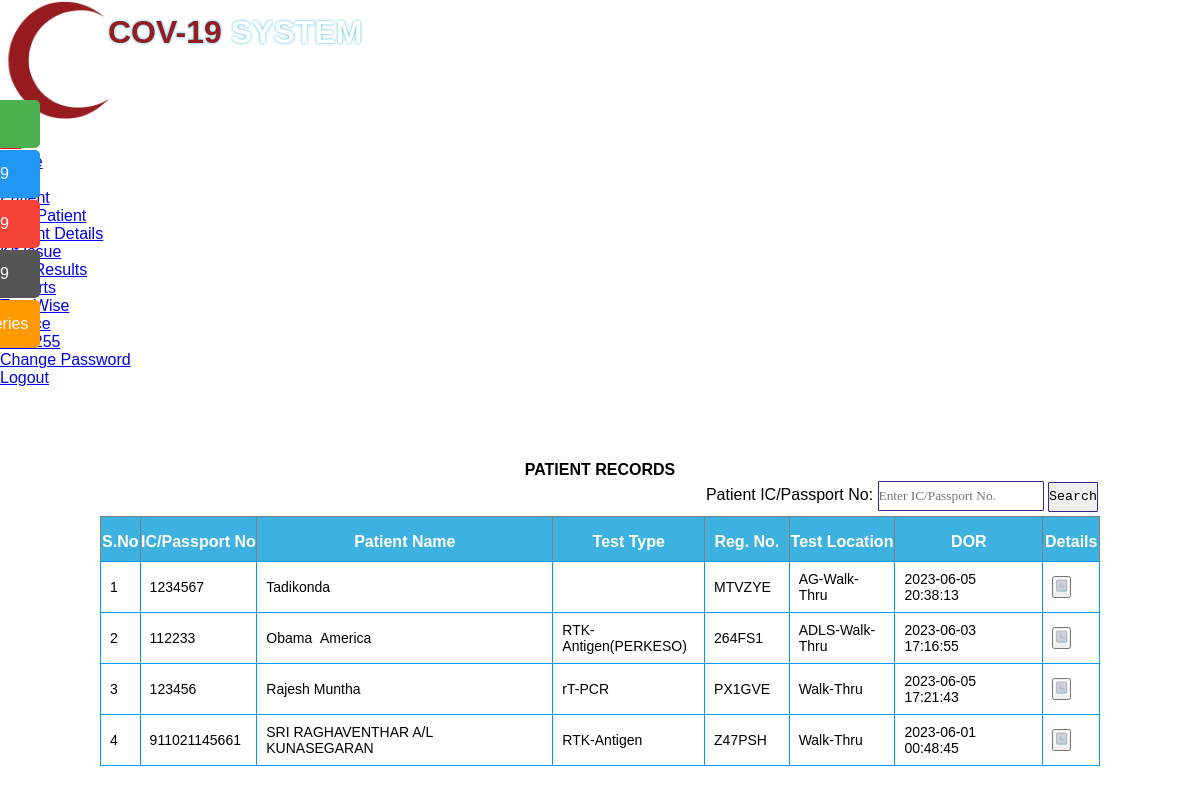
The page /patient_data_level_admin.php (signed in) on the database its author committed.
### tables this page shows
CREATE TABLE `patient` (
  `id` int(11) NOT NULL AUTO_INCREMENT,
  `f_name` varchar(100) NOT NULL,
  `l_name` varchar(200) NOT NULL,
  `gender` varchar(100) NOT NULL,
  `dob` varchar(100) NOT NULL,
  `icno` varchar(100) NOT NULL,
  `validation` varchar(100) NOT NULL,
  `phno` varchar(100) NOT NULL,
  `email` varchar(100) NOT NULL,
  `address` varchar(200) NOT NULL,
  `street` varchar(200) NOT NULL,
  `pincode` varchar(100) NOT NULL,
  `state` varchar(100) NOT NULL,
  `t_type` varchar(100) NOT NULL,
  `t_location` varchar(100) NOT NULL,
  `rm_online` varchar(100) NOT NULL,
  `rm_cash` varchar(100) NOT NULL,
  `p_mode` varchar(100) NOT NULL,
  `p_id` varchar(100) NOT NULL,
  `p_ref` varchar(100) NOT NULL,
  `reg_date` varchar(100) NOT NULL,
  `author` varchar(100) NOT NULL,
  `status` int(11) NOT NULL DEFAULT 0,
  `sys_date` varchar(100) NOT NULL,
  `time` timestamp NOT NULL DEFAULT current_timestamp() ON UPDATE current_timestamp(),
  PRIMARY KEY (`id`)
);

### patient_data_level_admin.php (the view, shortened to what this page needs)
<?php
include_once("header_admin.php");
include_once("conn.php");
include_once "left_menu_admin.php";
?>
<!DOCTYPE html>
<html>
<head>
</head>
    <div class="outer-scontainer">
        <div class="row" align='center'>
        <table width="1000">
        <tr>
          <td align="center"><strong>PATIENT RECORDS</strong></td>
        <tr>
        	<td align="right">
           <form action="patient_data_level_admin_res.php? = Record search data" method="post" >
               Patient IC/Passport No:
                 <input type="text" class="tb1" name="icno" placeholder="Enter IC/Passport No." required/>
                <input type="submit" class="tb2" name="submit" value="Search">
            </form>
            </td>
        </table>
               <?php
			   $i=1;
			$sqlSelect = mysqli_query($conn, "SELECT * FROM patient order by id desc LIMIT 150");
               ?>
            <table align='center' border="1" id="des" width="1200">
            <thead>
                <tr>
                	<th width='20'>S.No</th>
                    <th width='90'>IC/Passport No</th>
                    <th width='280'>Patient Name</th>
                    <th width='90'>Test Type</th>
                    <th width='80'>Reg. No.</th>
                    <th width='100'>Test Location</th>
					<th width="140">DOR</th>
                    <th width='40'>Details</th>
                </tr>
            </thead>
<?php
                while ($row = mysqli_fetch_array($sqlSelect)) {
                    ?>
                <tbody>
                <tr>
                <td><?php  echo $i; ?></td>
                <td><?php  echo strtoupper($row['icno']); ?></td>
                <td><?php  echo $row['f_name']. '&nbsp;'.$row['l_name'];?></td>
				<td><?php
                    switch($row['t_type'])
                    {
                            case 1: echo"rT-PCR";
                            break;
                            case 2: echo"RTK-Antigen";
                            break;
                            case 3: echo"RTK-Antigen(PERKESO)";
                            break;
                    }
               ?>
               </td>
               <td><?php  echo $row['validation']; ?></td>
                    <td><?php  echo $row['t_location']; ?></td>
                    <td><?php  echo $row['time'];?></td>
                   <td><a href="patient_view.php?id=<?php echo $row["id"]; ?>" target="_blank"><button><img src="img/correct1.gif" width="15" height="15"></button></td>
                </tr>
                    <?php
					$i++;
                }
                ?>
                </tbody>
        </table>
    </div>
</body>
</html>

### css/style.css (style rules this page uses)
* { box-sizing: border-box; }
* { padding: 0px; margin: 0px; font-family: 'poppins', sans-serif; }

### patient_data_level_admin.php (style rules this page uses)
#des { font-family: "cambria"; border-collapse: collapse; width: 1000px; }
#des td { border: 1px solid #09F; padding: 9px; font-size: 14px; }
#des th { padding-top: 16px; padding-bottom: 10px; text-align: center; background-color: #3db2e1; color: white; font-size: 16px; }
.tb1 { -webkit-border-radius: 5px; -moz-border-radius: 5px; border-radius: 1px; border: 1.5px solid #332b92; font-family: "Cambria"; outline:0; height:30px; }
.tb2 { -webkit-border-radius: 1px; -moz-border-radius: 1px; border-radius: 1px; border: 1.5px solid #332b92; font-family: "Cambria", Courier, monospace; outline:0; height:30px; width: 50px; }

### rows shown on the page
patient: icno "1234567", f_name "Tadikonda", validation "MTVZYE", t_location "AG-Walk-Thru", time "2023-06-05 20:38:13"
patient: icno "112233", f_name "Obama", l_name "America", t_type "RTK-Antigen(PERKESO)", validation "264FS1", t_location "ADLS-Walk-Thru", time "2023-06-03 17:16:55"
patient: icno "123456", f_name "Rajesh", l_name "Muntha", t_type "rT-PCR", validation "PX1GVE", t_location "Walk-Thru", time "2023-06-05 17:21:43"
patient: icno "911021145661", f_name "SRI RAGHAVENTHAR A/L KUNASEGARAN", t_type "RTK-Antigen", validation "Z47PSH", t_location "Walk-Thru", time "2023-06-01 00:48:45"

### other values the page prints
$_SESSION['user_id'] "0255"
